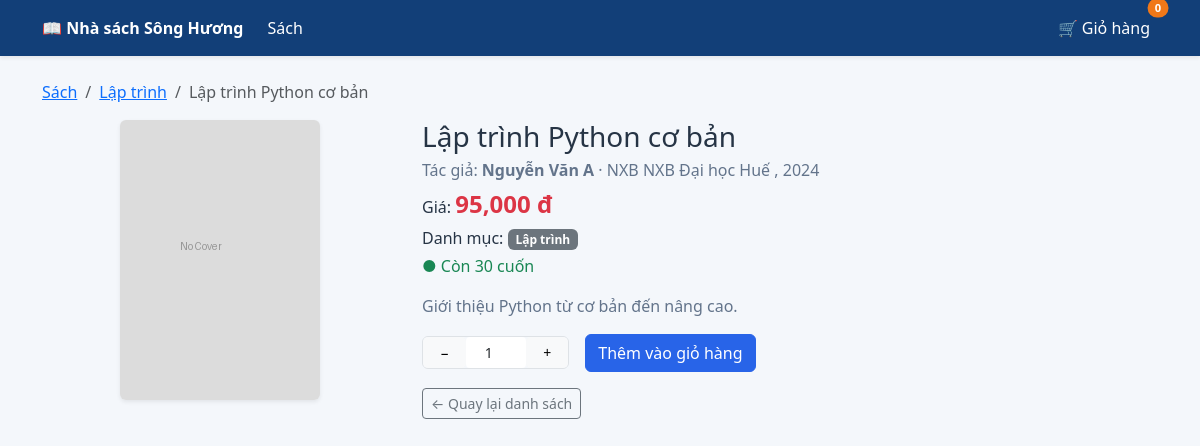
Screenshot of /books/1 with the database file from the repository.
### app.py (models this page shows, shortened)
class Category(db.Model):
    __tablename__ = "category"
    id: Mapped[int] = mapped_column(primary_key=True)
    name: Mapped[str] = mapped_column(String(100), unique=True, nullable=False)
    description: Mapped[str | None] = mapped_column(Text)
    books: Mapped[list["Book"]] = relationship("Book", back_populates="category")

class Book(db.Model):
    __tablename__ = "book"
    id: Mapped[int] = mapped_column(primary_key=True)
    title: Mapped[str] = mapped_column(String(200), nullable=False)
    author: Mapped[str] = mapped_column(String(200), nullable=False)
    publisher: Mapped[str | None] = mapped_column(String(200))
    year: Mapped[int | None] = mapped_column(Integer)
    price: Mapped[int] = mapped_column(Integer, nullable=False)  # VND, int
    stock: Mapped[int] = mapped_column(Integer, default=0)
    description: Mapped[str | None] = mapped_column(Text)
    cover_image: Mapped[str | None] = mapped_column(String(300))
    category_id: Mapped[int | None] = mapped_column(ForeignKey("category.id"))
    created_at: Mapped[datetime] = mapped_column(default=datetime.utcnow)
    category: Mapped["Category | None"] = relationship("Category", back_populates="books")
    order_items: Mapped[list["OrderItem"]] = relationship("OrderItem", back_populates="book")
    @property
    def cover_url(self):
        if self.cover_image:
            return url_for("static", filename=f"uploads/covers/{self.cover_image}")
        return url_for("static", filename="img/no_cover.png")

### app.py (the view)
@app.get("/books/<int:book_id>")
def book_detail(book_id):
    book = db.get_or_404(Book, book_id)
    cart = get_cart()
    in_cart = cart.get(str(book_id), 0)
    max_qty = book.stock - in_cart
    return render_template("book_detail.html", book=book, in_cart=in_cart, max_qty=max_qty)

### app.py (called while the page is built)
def get_cart():
    return session.get("cart", {})

def cart_total_qty():
    return sum(get_cart().values())

@app.context_processor
def inject_pending_count():
    try:
        count = db.session.scalar(
            db.select(func.count(Order.id)).where(Order.status == "Chờ xác nhận")
        )
    except Exception:
        count = 0
    return {"pending_order_count": count or 0}

### templates/book_detail.html (shortened to what this page needs)
{% extends 'base.html' %}
{% block content %}
<nav aria-label="breadcrumb" class="mb-3">
  <ol class="breadcrumb">
    <li class="breadcrumb-item"><a href="{{ url_for('books') }}">Sách</a></li>
    {% if book.category %}
    <li class="breadcrumb-item">
      <a href="{{ url_for('books', cat=book.category_id) }}">{{ book.category.name }}</a>
    </li>
    {% endif %}
    <li class="breadcrumb-item active">{{ book.title }}</li>
  </ol>
</nav>
<div class="row">
  <div class="col-md-4 mb-3 text-center">
    <img src="{{ book.cover_url }}" class="img-fluid rounded shadow-sm" style="max-height:320px; object-fit:cover;"
         alt="Bìa sách" onerror="this.src='{{ url_for('static', filename='img/no_cover.png') }}'">
  </div>
  <div class="col-md-8">
    <h3 class="mb-1">{{ book.title }}</h3>
    <p class="text-muted mb-1">
      Tác giả: <strong>{{ book.author }}</strong>
      {% if book.publisher %} · NXB {{ book.publisher }}{% endif %}
      {% if book.year %}, {{ book.year }}{% endif %}
    </p>
    <p class="mb-1">
      Giá: <span class="fs-4 fw-bold text-danger">{{ "{:,.0f}".format(book.price) }} đ</span>
    </p>
    {% if book.category %}
    <p class="mb-1">Danh mục: <span class="badge bg-secondary">{{ book.category.name }}</span></p>
    {% endif %}
    {% if book.stock > 0 %}
    <p class="mb-3 text-success">● Còn {{ book.stock }} cuốn</p>
    {% else %}
    <p class="mb-3 text-danger">● Hết hàng</p>
    {% endif %}
    {% if book.description %}
    <p class="text-muted">{{ book.description }}</p>
    {% endif %}
    {% if book.stock > 0 %}
    <form method="post" action="{{ url_for('add_to_cart', book_id=book.id) }}" class="d-flex align-items-center gap-3 mt-3">
      <div class="d-flex align-items-center border rounded overflow-hidden">
        <button type="button" class="btn btn-light btn-sm px-3" id="btn-minus"
                {% if max_qty <= 0 %}disabled{% endif %}>−</button>
        <input type="number" name="quantity" id="qty-input" value="1" min="1" max="{{ max_qty }}"
               class="form-control form-control-sm text-center border-0" style="width:60px;">
        <button type="button" class="btn btn-light btn-sm px-3" id="btn-plus"
                {% if max_qty <= 0 %}disabled{% endif %}>+</button>
      </div>
      <button class="btn btn-primary" {% if max_qty <= 0 %}disabled{% endif %}>Thêm vào giỏ hàng</button>
    </form>
    {% else %}
    <button class="btn btn-secondary mt-3" disabled>Hết hàng</button>
    {% endif %}
    <div class="mt-3">
      <a href="{{ url_for('books') }}" class="btn btn-outline-secondary btn-sm">← Quay lại danh sách</a>
    </div>
  </div>
</div>
{% endblock %}

### templates/base.html (style rules this page uses)
:root { --shop-navy: #123f78; --shop-blue: #2864e8; --shop-green: #188348; --shop-border: #d3deeb; --shop-muted: #63748b; }
body { background: #f4f7fb; color: #263445; }
.btn-primary { background: var(--shop-blue); border-color: var(--shop-blue); }
.text-muted { color: var(--shop-muted) !important; }

### rows the page displays
Category: category.name "Lập trình"
Book: title "Lập trình Python cơ bản", author "Nguyễn Văn A", publisher "NXB Đại học Huế", year "2024", price "95,000", stock "30", description "Giới thiệu Python từ cơ bản đến nâng cao."

### other values shown
{{ qty }} "0"
